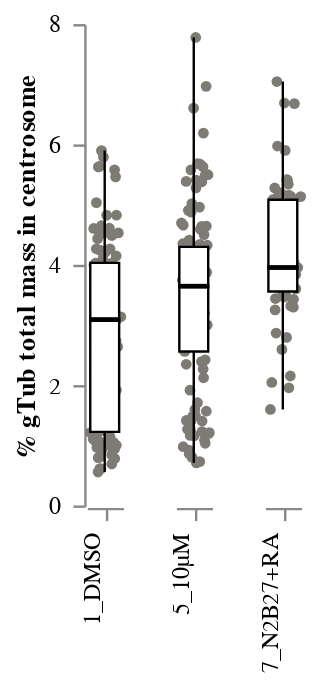

The cell this chart's notebook holds for it:
### Code cell
STRIP_Centrosome_Partitioning = stripbox(
    data = df, 
    x = "Condition:N", 
    y = "gTub_mass_at_poles_percent", 
    y_title = "% gTub total mass in centrosome",
    colour = "Target:N"
)
STRIP_Centrosome_Partitioning

### Figure 1 — Vega-Lite specification as saved in the notebook (floating-point values rounded to 4 significant figures; data arrays with more than 128 entries replaced by an {"elided": "..."} marker saying what was removed)
{"config": {"view": {"continuousWidth": 400, "continuousHeight": 300, "stroke": "transparent", "strokeWidth": 0.5}, "axis": {"grid": true, "labelPadding": 5, "ticks": true}, "facet": {"spacing": 18}, "header": {"labelOrient": "bottom", "title": null}}, "data": {"name": "data-274f88e067f5c9d884555e45b5bdd4f7"}, "facet": {"column": {"type": "nominal", "field": "Condition", "header": {"labelAlign": "right", "labelAngle": -90, "labelOrient": "bottom", "labelPadding": 5, "titleOrient": "top"}}}, "spec": {"layer": [{"mark": {"type": "circle", "opacity": 1, "size": 20}, "encoding": {"color": {"type": "nominal", "field": "Target", "legend": null, "scale": {"scheme": "cividis"}}, "x": {"type": "quantitative", "axis": {"grid": false, "labels": false, "ticks": true, "values": [0]}, "field": "jitter", "title": null}, "y": {"type": "quantitative", "axis": {"grid": false, "labels": true, "ticks": true}, "field": "gTub_mass_at_poles_percent", "title": "% gTub total mass in centrosome"}}, "height": 200, "transform": [{"calculate": "(sqrt(-2 * log(random() / 2)) * cos(2 * PI * random() / 2))", "as": "jitter"}], "width": 15}, {"mark": {"type": "boxplot", "extent": "min-max", "size": 12}, "encoding": {"color": {"value": "white"}, "opacity": {"value": 1}, "stroke": {"value": "black"}, "y": {"type": "quantitative", "field": "gTub_mass_at_poles_percent", "title": "% gTub total mass in centrosome"}}, "height": 200, "width": 30}]}, "$schema": "https://vega.github.io/schema/vega-lite/v4.8.1.json", "datasets": {"data-274f88e067f5c9d884555e45b5bdd4f7": {"elided": "287 records"}}}
